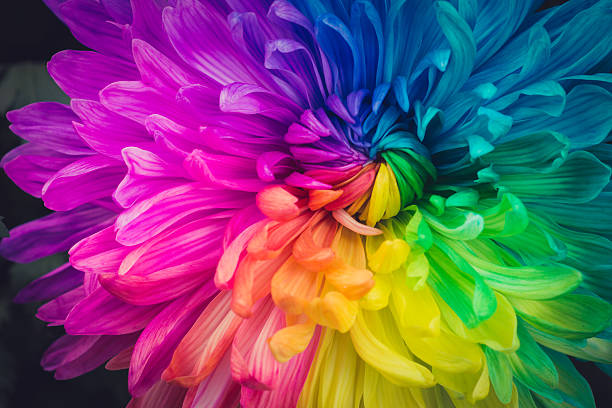
#> input picture colorful_img.jpg, 612 x 408 px, found by its file name
$ jupyter execute 'image segmentation using k-means clustering.ipynb'
#> lines starting #> are read from the running program, lines starting #| are printed output that depends on the picture
[cell 1]
#import all the nessecary libraries
import cv2
import matplotlib.pyplot as plt
import numpy as np

[cell 2]
#reading the image
image=cv2.imread(r"C:\Users\hp\OneDrive\Desktop\colorful_img.jpg")
#> image is the input picture: shape (408, 612, 3); mean B, G, R 107.9, 80.3, 116

[cell 3]
#changing the color of the image from BGR TO RGB
image=cv2.cvtColor(image,cv2.COLOR_BGR2RGB)
plt.imshow(image)

[cell 4]
image

[cell 5]
#reshaping the data (image )into 2D
pil_val=image.reshape((-1,3))
pil_val

[cell 6]
#converting it into float type
pil_val=np.float32(pil_val)
pil_val

[cell 7]
#defines the criteria for the algorithm to stop running,which will happen is 100 iterations are run
criteria=(cv2.TERM_CRITERIA_EPS +  cv2.TERM_CRITERIA_MAX_ITER,100,0.85)

[cell 8]
k=4

[cell 9]
# retreval,centres,labels=cv2.kmeans(pil_val, k,None,criteria,10,cv2.KMEANS_RANDOM_CENTERS)
retval, labels, centers = cv2.kmeans(pil_val, k, None, criteria, 10, cv2.KMEANS_RANDOM_CENTERS)
#> retval = 1.13e+09; centers = [[199.7, 166.9, 45.42], [41.58, 32.44, 68.62], [192.8, 32.13, 158.1], [9.98, 122.7, 112.3]]

[cell 10]
#covert the data into eight bits
centers=np.uint(centers)
#> centers = [[199, 166, 45], [41, 32, 68], [192, 32, 158], [9, 122, 112]]

segmented_data=centers[labels.flatten()]

[cell 11]
#shaping  the data into the orginal dimention of the image to enable printing it

segmented_image=segmented_data.reshape(image.shape)
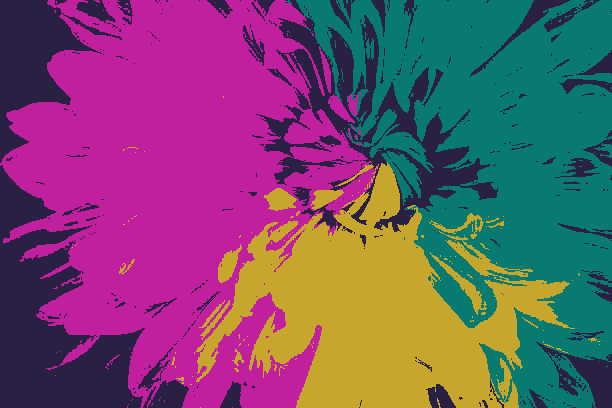
#> segmented_image: shape (408, 612, 3) uint64; mean R, G, B 115.2, 79.8, 107.6

[cell 12]
plt.imshow(segmented_image)

[cell 13]
#Before we apply K-means to find the dominant colors, we need data pre-process

from scipy.cluster.vq import whiten
import pandas as pd

#construct to a dataframe for future data process
df = pd.DataFrame()
df['r']=pd.Series(image[:,:,0].flatten())
df['g']=pd.Series(image[:,:,1].flatten())
df['b']=pd.Series(image[:,:,2].flatten())
df.head()

[cell 14]
#data elements need to be standardized or whiten
df['r_whiten'] = whiten(df['r'])
df['g_whiten'] = whiten(df['g'])
df['b_whiten'] = whiten(df['b'])
df.head()

[cell 15]
#using kmeans from scipy for the data cluster
from scipy.cluster.vq import kmeans
cluster_centers, distortion = kmeans(df[['r_whiten', 'g_whiten', 'b_whiten']], 5)

[cell 16]
#Restore R, G, B
r_std, g_std, b_std = df[['r', 'g', 'b']].std()
colors=[]
for color in cluster_centers:
    sr, sg, sb = color
    colors.append((int(sr*r_std), int(sg*g_std), int(sb*b_std)))
plt.imshow([colors])
plt.show()
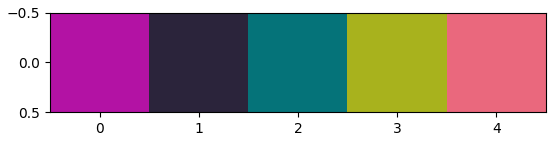
#> figure drawn by matplotlib, 1 panel
colors
